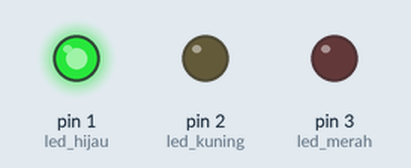
Simulated run of this sketch. Board: Arduino Uno, built with avr-gcc and run on an emulated ATmega328P. Shown: output pins drawn as LEDs (lit = HIGH).

Above: at 2.0 s.
At 4.5 s:
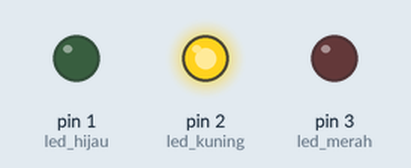
Timing chart, 0 to 6.5 s (numbered marks = the images above):
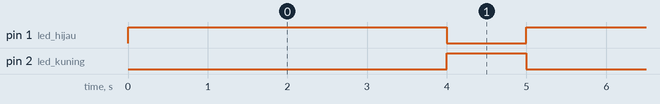

The sketch:

lampu_lalu_lintas.ino
```cpp
const int led_merah = 3;
const int led_kuning = 2;
const int led_hijau = 1;

const int jeda_led_merah=7000;
const int jeda_led_kuning=1000;
const int jeda_led_hijau=4000;

void setup () {
pinMode(led_merah, OUTPUT);
pinMode(led_kuning, OUTPUT);
pinMode(led_hijau, OUTPUT);
}

void loop() {
//LED hijau menyala
digitalWrite(led_hijau, HIGH);
delay(jeda_led_hijau);
//LED hijau mati
digitalWrite(led_hijau, LOW);

//LED kuning menyala
digitalWrite(led_kuning, HIGH);
delay(jeda_led_kuning);
//LED hijau mati
digitalWrite(led_kuning, LOW);

//LED hijau menyala

digitalWrite(led_merah, LOW);
}
```

Measured:
- by itself, pin 1 (led_hijau): alternates HIGH for 4.0 s and LOW for 1.0 s
- by itself, pin 2 (led_kuning): alternates HIGH for 1.0 s and LOW for 4.0 s
- by itself, everything shown: repeats every 5.0 s, in 3 steps
